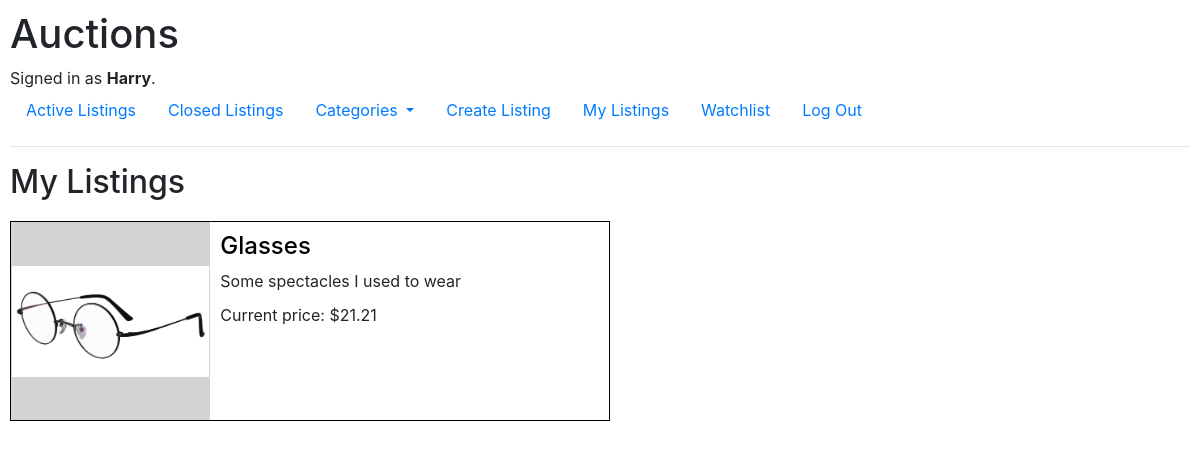
/mine (signed in), run on the app's committed database.
### auctions/models.py (models this page shows, shortened)
class User(AbstractUser):
    pass

class Listing(models.Model):
    title = models.CharField(max_length=64)
    description = models.TextField()
    image = models.ImageField(blank=True, upload_to='images')
    categories = Choices("Clothing/Footwear","Books","Electronics","Cosmetics","Toys","Home/Garden","Sport/Leisure", "Other")
    category = models.CharField(choices=categories, max_length=32)
    price = models.DecimalField(decimal_places=2, max_digits=10)
    lister = models.ForeignKey(User, on_delete=models.CASCADE, related_name="selling")
    active = models.BooleanField(default=True)
    watchers = models.ManyToManyField(User, blank=True, related_name="watching")
    time = models.DateTimeField("Time listed", auto_now_add=True)

### auctions/views.py (the view)
# urls.py: path("mine", views.mine, name="mine"),
def mine(request):
    return render(request, "auctions/mine.html", {
        "listings": Listing.objects.all()
    })

### auctions/templates/auctions/mine.html
{% extends "auctions/layout.html" %}
{% block body %}
    <h2>My Listings</h2>
    {% for listing in listings %}
        {% if user.id == listing.lister.id %}
            <div class="mini-listing">
                <div class="mini-listing-left">
                    <img src="{{ listing.image.url }}" class="mini-listing-image">
                </div>
                <div class="mini-listing-right">
                    <a class="mini-listing-link" href="{% url 'listing' listing.id %}"><h4>{{ listing.title }}</h4></a>
                    {% if listing.active %}
                        <div class="mini-listing-description">{{ listing.description }}</div>
                        <p>Current price: ${{ listing.price }}</p>
                    {% else %}
                        <div class="mini-listing-description">This auction has ended</div>
                        <p class="mini-listing-price">Winning bid: ${{ listing.price }}</p>
                    {% endif %}
                </div>
            </div>
        {% endif %}
    {% endfor %}
{% endblock %}

### auctions/templates/auctions/layout.html (shortened to what this page needs)
{% load static %}
<!DOCTYPE html>
<html lang="en">
    <head>
        <link rel="stylesheet" href="https://stackpath.bootstrapcdn.com/bootstrap/4.4.1/css/bootstrap.min.css">
        <link href="{% static 'auctions/styles.css' %}" rel="stylesheet">
    </head>
    <body>
        <h1>Auctions</h1>
        <div>
            {% if user.is_authenticated %}
                Signed in as <strong>{{ user.username }}</strong>.
            {% else %}
                Not signed in.
            {% endif %}
        </div>
        <ul class="nav">
            <li class="nav-item">
                <a class="nav-link" href="{% url 'index' %}">Active Listings</a>
            </li>
            <li class="nav-item">
                <a class="nav-link" href="{% url 'close' %}">Closed Listings</a>
            </li>
            <li class="nav-item dropdown">
                <a class="nav-link dropdown-toggle" href="#" id="dropdownMenuLink" role="button" data-bs-toggle="dropdown" aria-expanded="false">
                    Categories
                </a>
            </li>
            {% if user.is_authenticated %}
                <li class="nav-item">
                    <a class="nav-link" href="{% url 'create' %}">Create Listing</a>
                </li>
                <li class="nav-item">
                    <a class="nav-link" href="{% url 'mine' %}">My Listings</a>
                </li>
                <li class="nav-item">
                    <a class="nav-link" href="{% url 'watching' %}">Watchlist</a>
                </li>
                <li class="nav-item">
                    <a class="nav-link" href="{% url 'logout' %}">Log Out</a>
                </li>
            {% endif %}
        </ul>
        <hr>
        {% block body %}
        {% endblock %}
    </body>
</html>

### auctions/static/auctions/styles.css (style rules this page uses)
body { padding: 10px; }
p { margin: 0px; }
h2 { margin-bottom: 20px; }
.mini-listing { width: 600px; height: 200px; display: flex; border: 0.5px solid black; margin-bottom: 25px; }
.mini-listing-left { height: 100%; width: 200px; padding: 1px; display: flex; justify-content: center; align-items: center; background-color: lightgray; }
.mini-listing-image { max-height: 100%; max-width: 100%; object-fit: contain; }
.mini-listing-right { height: 100%; width: 400px; padding: 10px; }
.mini-listing-link { text-decoration: none; color: black; display: inline-block; }
.mini-listing-description { max-height: 100px; white-space: nowrap; overflow: hidden; text-overflow: ellipsis; margin-bottom: 10px; }

### data on the page
User: username "Harry"
Listing: image (picture), title "Glasses", description "Some spectacles I used to wear", price "21.21"
